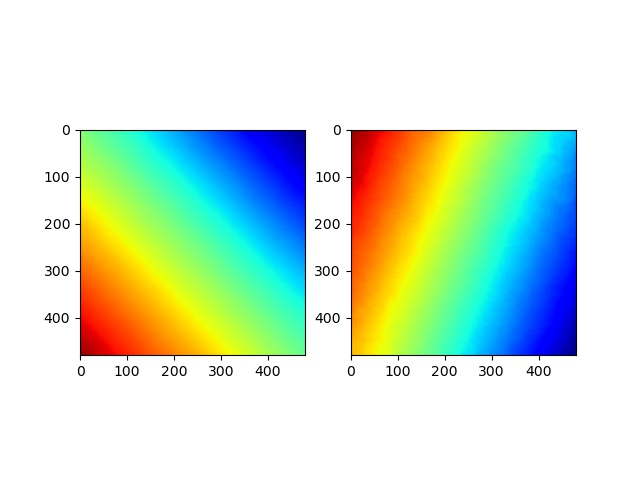

The Python source for this figure:
from torchvision.transforms import ToTensor
import torch
import os
from torch.utils.data import DataLoader,TensorDataset
import torch
import torch.nn as nn
import time
from tqdm import tqdm
from optparse import OptionParser
import torch.nn.functional as F
import csv
import math
from PIL import Image
import torchvision
import numpy as np
from Net.DICNet_corr import DICNet
import matplotlib.pyplot as plt

device = torch.device("cuda" if torch.cuda.is_available() else "cpu")
net = DICNet().to(device)
weightpath = 'weight_large_dis/DICNet-corr-unsuper.pth'
checkpoint = torch.load(weightpath)
net.load_state_dict(checkpoint['state_dict'])

net.eval()
with torch.no_grad():
    ref_image = Image.open('ref.png').convert('L')
    tar_image = Image.open('dis.png').convert('L')
    ref_image = torchvision.transforms.ToTensor()(ref_image)
    tar_image = torchvision.transforms.ToTensor()(tar_image)
    image = torch.cat((ref_image, tar_image), dim=0).unsqueeze(dim=0).to(device)
    image = torchvision.transforms.Normalize(mean=[0.5, 0.5], std=[0.5, 0.5])(image)

    dis = net(image).cpu()

    plt.subplot(121)
    plt.imshow(dis[0][0].numpy(), cmap='jet')
    plt.subplot(122)
    plt.imshow(dis[0][1].numpy(), cmap='jet')
    plt.savefig("test.jpg")

